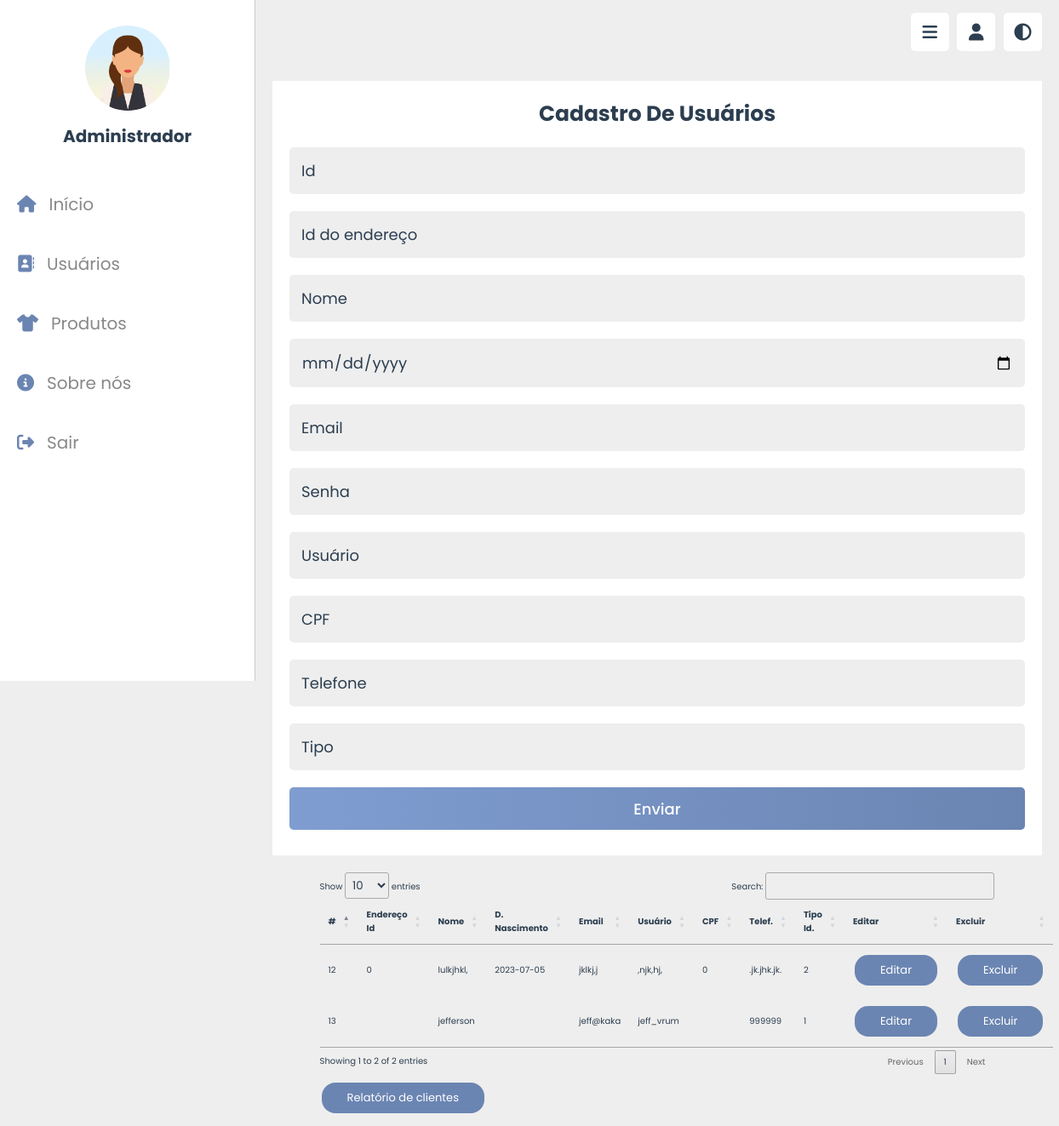
/View/usuarios_adm.php (signed in), run on the app's committed database.
### tables this page shows
CREATE TABLE IF NOT EXISTS `client` (
  `cli_id` int(40) NOT NULL AUTO_INCREMENT,
  `cli_end` int(11) DEFAULT NULL,
  `cli_name` varchar(50) NOT NULL,
  `cli_born` date DEFAULT NULL,
  `cli_email` varchar(20) NOT NULL,
  `cli_pass` varchar(40) NOT NULL,
  `cli_usu` varchar(40) NOT NULL,
  `cli_cpf` varchar(14) DEFAULT NULL,
  `cli_cell` varchar(20) NOT NULL,
  `cli_tipo` int(99) NOT NULL,
  PRIMARY KEY (`cli_id`),
  KEY `end_id` (`cli_end`),
  KEY `cli_tipo` (`cli_tipo`)
);

### DAO/Dclient.php (called while the page is built, shortened)
<?php
class Dclient
{
    public static function carregarClient()
    {
        $conexaoBD = Conexao::criarInstancia();
        $sql = "SELECT * FROM client ";
        try {
            $stmt = $conexaoBD->query($sql);
            return $stmt->fetchall();
        } catch (Exception $ex) {
            echo $ex;
            return 0;
        }
    }
}

### Controller/Cclient.php (called while the page is built, shortened)
<?php
include "../DAO/Dclient.php";
class Cclient{
        public static function retornarClient(){
            $client = Dclient::carregarClient();
            return $client;
    }
}
?>

### View/usuarios_adm.php (the view, shortened to what this page needs)
<?php
include "../Controller/Cclient.php";
$listaClient = Cclient::retornarClient();
?>
<!DOCTYPE html>
<html lang="pt-br">
<head>
   <link rel="stylesheet" href="https://cdnjs.cloudflare.com/ajax/libs/font-awesome/6.1.2/css/all.min.css">
   <link rel="stylesheet" href="../css/style_adm.css">
   <link rel="stylesheet" href="https://cdn.datatables.net/1.12.1/css/jquery.dataTables.min.css">
</head>
<body>
<header class="header">
   <section class="flex">
   <br>
      <div class="icons">
         <div id="menu-btn" class="fas fa-bars"></div>
         <a href="Vlogin.php">
            <div id="user-btn" class="fas fa-user"></div>
          </a>
         <div id="toggle-btn" class="fa fa-adjust"></div>
      </div>
   </section>
</header>
<div class="divMenu">
   <div class="adm">
      <img src="../IMG/adm.png" class="adm_imagem" alt="">
      <h3 class="cl_adm">Administrador</h3>
   </div>
   <nav class="navbar">
      <a href="inicio_adm.php"><i class="fas fa-home"></i><span>Início</span></a>
      <a href="usuarios_adm.php"><i class="	fa fa-address-book"></i><span>Usuários</span></a>
      <a href="produtos_adm.php"><i class="fas fa-shirt"></i><span>Produtos</span></a>
      <a href="sobre_adm.php"><i class="fa fa-info-circle"></i><span>Sobre nós</span></a>
      <a href="Vlogin.php"><i class="fas fa-sign-out-alt"></i><span>Sair</span></a>
   </nav>
</div>
<section class="cl_produtos">
    <div class="row">
       <form action="../router/Rcad.php?acao=enviar&tipo=cadastro" method="post">
          <h3>Cadastro de usuários</h3>
          <input type="text" placeholder="Id" name="cli_id" required autocomplete="off" class="box" readonly value = "<?php echo filter_input(INPUT_GET, 'cli_id');?>">
          <input type="number" placeholder="Id do endereço" name="cli_end" required autocomplete="off" class="box" value = "<?php echo filter_input(INPUT_GET, 'cli_end');?>">
          <input type="text" placeholder="Nome" name="cli_name" required autocomplete="off" class="box" value = "<?php echo filter_input(INPUT_GET, 'cli_name');?>">
          <input type="date" placeholder="Data de Nascimento" name="cli_born" required autocomplete="off" class="box" value = "<?php echo filter_input(INPUT_GET, 'cli_born');?>">
          <input type="text" placeholder="Email" name="cli_email" required autocomplete="off" class="box" value = "<?php echo filter_input(INPUT_GET, 'cli_email');?>">
          <input type="text" placeholder="Senha" name="cli_pass" required autocomplete="off" class="box" value = "<?php echo filter_input(INPUT_GET, 'cli_pass');?>">
          <input type="text" placeholder="Usuário" name="cli_usu" required autocomplete="off" class="box" value = "<?php echo filter_input(INPUT_GET, 'cli_usu');?>">
          <input type="text" placeholder="CPF" name="cli_cpf" required autocomplete="off" class="box" value = "<?php echo filter_input(INPUT_GET, 'cli_cpf');?>">
          <input type="text" placeholder="Telefone" name="cli_cell" required autocomplete="off" class="box" value = "<?php echo filter_input(INPUT_GET, 'cli_cell');?>">
          <input type="number" placeholder="Tipo" name="cli_tipo" required autocomplete="off" class="box" value = "<?php echo filter_input(INPUT_GET, 'cli_tipo');?>">
          <input type="submit" value="Enviar" class="botao" name="submit">
       </form>
    </div>
 </section>
<div class="divfor" style="margin-inline: 8%;">
<table id="Client" class="table table-striped" width="100%">
                    <thead>
                        <tr>
                            <th class="th-sm">#</th>
                            <th class="th-sm">Endereço Id</th>
                            <th class="th-sm">Nome</th>
                            <th class="th-sm">D. Nascimento</th>
                            <th class="th-sm">Email</th>
                            <th class="th-sm">Usuário</th>
                            <th class="th-sm">CPF</th>
                            <th class="th-sm">Telef.</th>
                            <th class="th-sm">Tipo Id.</th>
                            <th class="th-sm">Editar</th>
                            <th class="th-sm">Excluir</th>
                        </tr>
                    </thead>
                    <tbody>
                    <div class="divfor2">
                        <?php
                        foreach ($listaClient as $client) {
                            echo "<tr>
                                            <td>" . $client['cli_id'] . "</td>
                                            <td>" . $client['cli_end'] . "</td>
                                            <td>" . $client['cli_name'] . "</td>
                                            <td>" . $client['cli_born'] . "</td>
                                            <td>" . $client['cli_email'] . "</td>
                                            <td>" . $client['cli_usu'] . "</td>
                                            <td>" . $client['cli_cpf'] . "</td>
                                            <td>" . $client['cli_cell'] . "</td>
                                            <td>" . $client['cli_tipo'] . "</td>
                                            <td> <a href= 'usuarios_adm.php?cli_id=".$client['cli_id']."&cli_end=".$client['cli_end']."&cli_name=".$client['cli_name']."&cli_born=".$client['cli_born']."&cli_email=".$client['cli_email']."&cli_pass=".$client['cli_pass']."&cli_usu=".$client['cli_usu']."&cli_cpf=".$client['cli_cpf']."&cli_cell=".$client['cli_cell']."&cli_tipo=".$client['cli_tipo']."'><button type='submit'>Editar</button></a></td>
                                            <td> <a href= '../router/Rcad.php?acao=excluir&tipo=clientes&cli_id=".$client['cli_id']."'><button type='submit'>Excluir</button></a></td>
                                            </tr>";
                        }
                        ?>
                        </div>
                     </div>
<div class="divfor3">
      <button type="button" onclick="window.open('../pdf/Crelatorio.php', '_blank')">Relatório de clientes</button>
   </div>
</body>
</html>

### CSS/style_adm.css (style rules this page uses)
:root { --azulprincipal:#6B85B2; --azulescuro: #334F81; --cinza:#888; --brancoescuro:#eee; --pretoclaro:#2c3e50; --branco:#fff; --bordinhas:.1rem solid rgba(0,0,0,.2); }
* { font-family: 'Poppins', sans-serif; margin:0; padding:0; box-sizing: border-box; outline: none; border:none; text-decoration: none; }
html { font-size: 62.5%; overflow-x: hidden; }
body { background-color: var(--brancoescuro); padding-left: 30rem; }
section { padding:2rem; margin: 0 auto; max-width: 1200px; }
img { width: 12vw; }
.botao { border-radius: .5rem; display: block; width: 100%; height: 50px; outline: none; border: none; background-image: linear-gradient(to right, #7f9dd1, #6B85B2, #88a9e0); background-size: 200%; font-size: 1.2rem; color: #fff; font-family: 'Poppins', sans-serif; text-transform: capitalize; margin: 1rem 0; cursor: pointer; transition: .5s; font-size: 1.8rem; padding:1rem 3rem; text-align: center; margin-top: 1rem; font-weight: 500; }
.header .flex { display: flex; align-items: center; justify-content: space-between; position: relative; padding: 1.5rem 2rem; }
.header .flex .icons div { font-size: 2rem; color:var(--pretoclaro); background-color: var(--branco); border-radius: .5rem; height: 4.5rem; width: 4.5rem; line-height: 4.5rem; cursor: pointer; text-align: center; margin-left: .7rem; }
.divMenu { position: fixed; top: 0; left: 0; width: 30rem; background-color: var(--branco); height: 100vh; border-right: var(--bordinhas); z-index: 1200; }
.divMenu .adm { padding:3rem 2rem; text-align: center; }
.divMenu .adm .adm_imagem { height: 10rem; width: 10rem; border-radius: 50%; object-fit: contain; margin-bottom: 1rem; }
.divMenu .adm .cl_adm { font-size: 2rem; color:var(--pretoclaro); overflow: hidden; text-overflow: ellipsis; white-space: nowrap; }
.divMenu .navbar a { display: block; padding: 2rem; font-size: 2rem; }
.divMenu .navbar a i { margin-right: 1.5rem; color:var(--azulprincipal); transition: .2s linear; }
.divMenu .navbar a span { color:var(--cinza); }
.cl_produtos .row { display: flex; align-items: center; flex-wrap: wrap; gap: 1.5rem; }
.cl_produtos .row form { flex: 1 1 30rem; background-color: var(--branco); padding: 2rem; text-align: center; }
.cl_produtos .row form h3 { margin-bottom: 1rem; text-transform: capitalize; color:var(--pretoclaro); font-size: 2.5rem; }
.cl_produtos .row form .box { width: 100%; border-radius: .5rem; background-color: var(--brancoescuro); margin: 1rem 0; padding: 1.4rem; font-size: 1.8rem; color: var(--pretoclaro); overflow-x: hidden; }
.cl_produtos .row form .box::placeholder { width: 100%; border-radius: .5rem; background-color: var(--brancoescuro); margin: 1rem 0; font-size: 1.8rem; color: var(--pretoclaro); }
.divfor { color: var(--pretoclaro); }
.dataTable thead>tr>th.sorting, table.dataTable thead>tr>th.sorting_asc, table.dataTable thead>tr>th.sorting_desc, table.dataTable thead>tr>th.sorting_asc_disabled, table.dataTable thead>tr>th.sorting_desc_disabled, table.dataTable thead>tr>td.sorting, table.dataTable thead>tr>td.sorting_asc, table.dataTable thead>tr>td.sorting_desc, table.dataTable thead>tr>td.sorting_asc_disabled, table.dataTable thead>tr>td.sorting_desc_disabled { cursor: pointer; position: relative; padding-right: 26px; color: var(--pretoclaro); }
button { background-color: var(--azulprincipal); transition: .5s; color: #fff; border: none; padding: 8px 30px; text-align: center; text-decoration: none; display: inline-block; font-size: 13px; margin: 4px 2px; cursor: pointer; border-radius: 16px; transition: .8s; }
.divfor3 button { background-color: var(--azulprincipal); transition: .5s; color: #fff; border: none; padding: 8px 30px; text-align: center; text-decoration: none; display: inline-block; font-size: 13px; margin: 4px 2px; cursor: pointer; border-radius: 16px; transition: .8s; margin-top: 10px; margin-bottom: 15px; }
table.dataTable thead>tr>th.sorting_asc, table.dataTable thead>tr>th.sorting_desc, table.dataTable thead>tr>th.sorting_asc_disabled, table.dataTable thead>tr>th.sorting_desc_disabled, table.dataTable thead>tr>td.sorting, table.dataTable thead>tr>td.sorting_asc, table.dataTable thead>tr>td.sorting_desc, table.dataTable thead>tr>td.sorting_asc_disabled, table.dataTable thead>tr>td.sorting_desc_disabled { cursor: pointer; position: relative; padding-right: 26px; }

### data on the page
client: cli_id "13", cli_name "jefferson", cli_email "jeff@kaka", cli_usu "jeff_vrum", cli_cell "999999", cli_tipo "1"
client: cli_id "12", cli_end "0", cli_name "lulkjhkl,", cli_born "2023-07-05", cli_email "jklkj,j", cli_usu ",njk,hj,", cli_cpf "0", cli_cell ".jk.jhk.jk.", cli_tipo "2"
